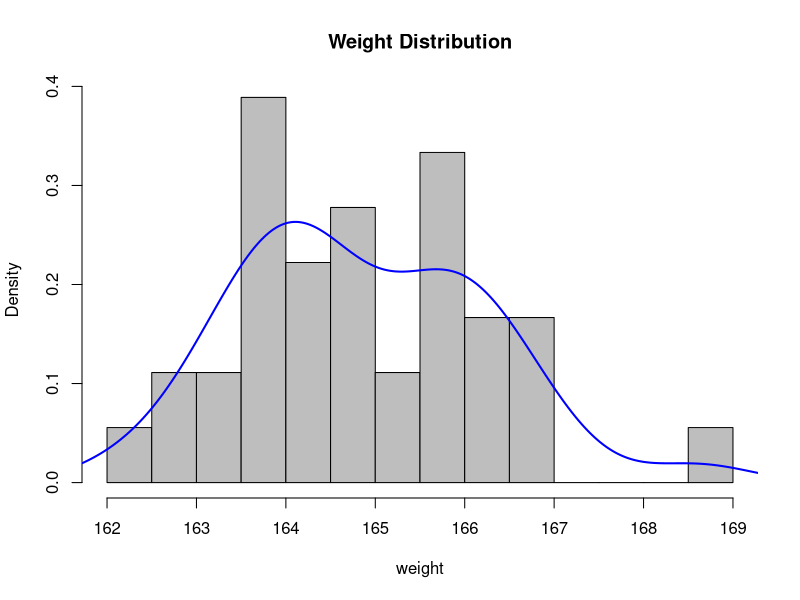
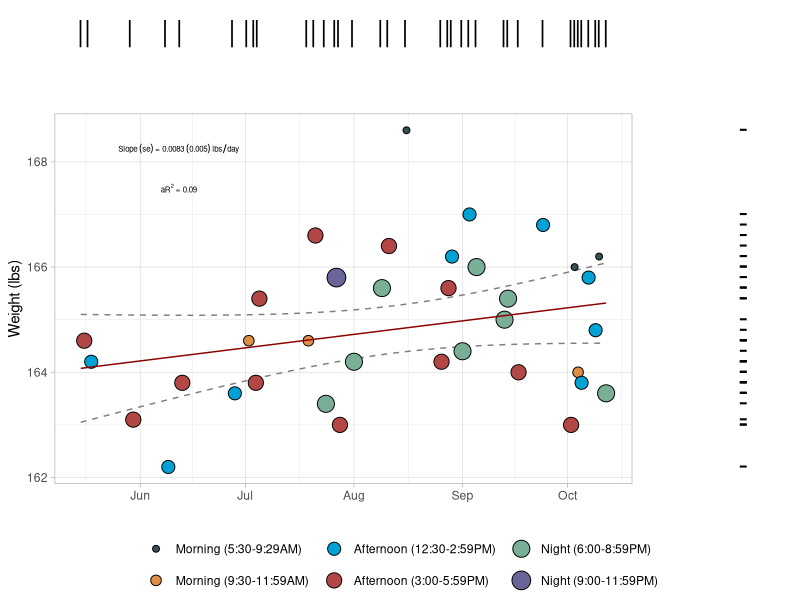

Recreate these plots in R, in order.
#load packages into environment
library(tidyverse)
library(here)
library(ggeffects)
library(data.table)
library(lubridate)
library(ggsci)
library(ggpubr)

# Load and pre-process data
wbd <- read.delim(here("weight_data.txt"), sep = " ", header = F, col.names = c("Date", "Time", "Liam")) %>% 
  mutate(Date = as.numeric(as.Date(Date)-19492),
         Time = as.ITime(x = Time)) 

# Model weight change by day
mod <- lm(Liam ~ Date + Time, wbd)
sumy <- summary(mod)
sumy
m_date <- paste0("Slope~(se) == ",paste(round(sumy[["coefficients"]][2], digits = 4),"~(", round(sumy[["coefficients"]][5], digits = 4), ")", sep = " "))
ar2 <- round(sumy[["adj.r.squared"]],digits = 2)
# Predict weight by day from linear model
pred <- ggpredict(mod, terms = c("Date")) %>% 
  rename(Liam = predicted)

# Return dates back to date formats
pred$Date <- as_date(pred$x+19492)
wbd$Date <- as_date(wbd$Date+19492)

wbd1 <- wbd %>% 
  mutate(Time = as.numeric(Time),
       Time = case_when(Time < 34200 ~ 'Morning (5:30-9:29AM)',
                        Time < 43200 ~ 'Morning (9:30-11:59AM)',
                        Time < 54000 ~ "Afternoon (12:30-2:59PM)",
                        Time < 64800 ~ 'Afternoon (3:00-5:59PM)',
                        Time < 75600 ~ "Night (6:00-8:59PM)",
                        Time <= 86400 ~ 'Night (9:00-11:59PM)'),
       
       Time = factor(Time, c('Morning (5:30-9:29AM)','Morning (9:30-11:59AM)', 
                             "Afternoon (12:30-2:59PM)",'Afternoon (3:00-5:59PM)',
                             "Night (6:00-8:59PM)",'Night (9:00-11:59PM)'))) 

# Distribution of weight
plot.new()
hist(wbd1$Liam, 
     breaks = 20,
     col="grey",
     border="black",
     prob = TRUE,
     xlab = "weight",
     main = "Weight Distribution")
lines(density(wbd1$Liam),
      lwd = 2,
      col = "blue")

shapiro.test(wbd1$Liam) # Roughly normally distributed? according the Shapiro-Wilks test for normality although it looks skewed. 

# Plot weight by day

a <- wbd1 %>% 
  ggplot(aes(Date, Liam)) +
  geom_line(data = pred, aes(y = conf.low), colour = "grey50", linetype = "dashed") +
  geom_line(data = pred,aes(y = conf.high), colour = "grey50", linetype = "dashed") +
  geom_point(aes(size = Time, fill = Time), pch = 21) +
  geom_line(data = pred, color = "darkred") +
  annotate("text", label = paste(m_date, "~lbs/day"), x = as.Date("2023-06-12"), y = 168.25, parse = T, size = 2) +
  annotate("text", label = paste("aR^2 == ", ar2), x = as.Date("2023-06-12"), y = 167.5, parse = T, size = 2) +
  labs(x = "", y = "Weight (lbs)") +
  guides(fill = guide_legend(title = ""), size = guide_legend(title = "")) + 
  scale_fill_jama() +
  theme_light() +
  theme(legend.position = "bottom")

b <- wbd1 %>% 
  ggplot(aes(Date, "0")) +
  geom_point(pch = "|", size = 7) +
  theme_void() 

c <- wbd1 %>% 
  ggplot(aes("0", Liam)) +
  geom_point(pch = "-", size = 7) +
  theme_void() 

pdf("weight.pdf", width = 7, height = 4)
ggarrange(b,NULL, a, c, ncol = 2, nrow = 2, 
          widths = c(4, 1), heights = c(1, 4), align = "hv", common.legend = T, legend = "bottom")
dev.off()
# Results:
# According to this model I gained 0.0098 lbs everyday since May 16, 2023. 
# At that rate, I would reach my goal of 170 lbs in 711 days (~ 2 years).
# I need to increase calories and muscle growth to reach this goal in a reasonable time frame.
 
 
